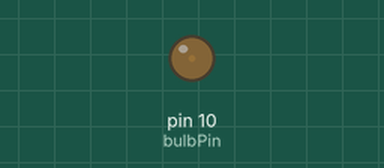
Simulated run of this sketch. Board: Arduino Uno, built with avr-gcc and run on an emulated ATmega328P. On the bench: output pins drawn as LEDs (lit = HIGH).

Above: at 0.05 s.
At 0.95 s:
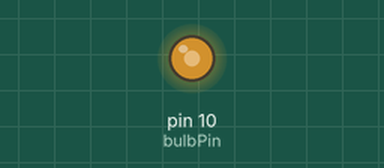
At 1.4 s:
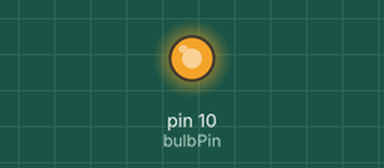
At 2.75 s:
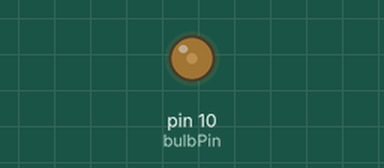
Timing chart, 0 to 7.0 s (numbered marks = the images above):
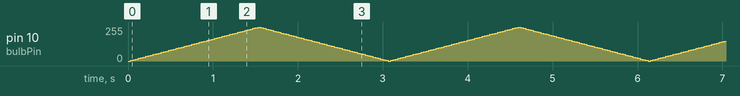

The sketch:

22.10.11_C.ino
```cpp
int bulbPin = 10;
int brightness = 0;
int fadeAmount = 5;

void setup() {
  pinMode(bulbPin, OUTPUT);
}

void loop(){
  analogWrite(bulbPin, brightness);
  brightness = brightness + fadeAmount;
  if (brightness <= 0 || brightness >= 255) {
    fadeAmount = -fadeAmount;
  }
  delay(30);
}
```
